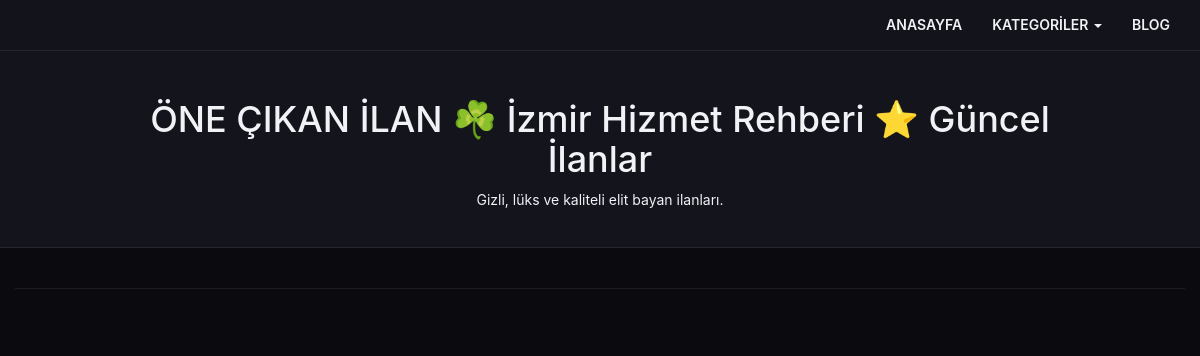
Before: / with the older database file.
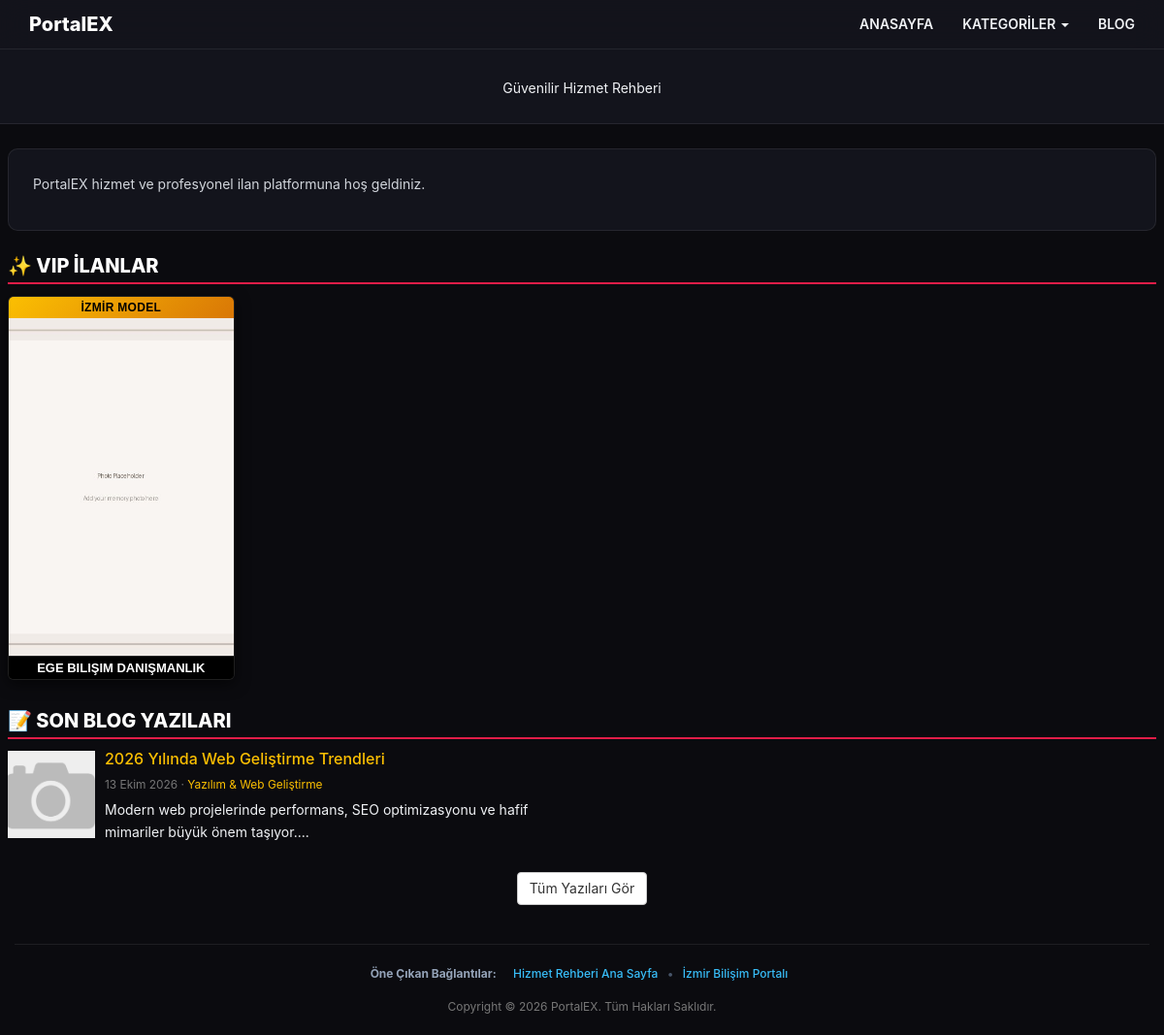
After: the same page with the newer database file.
### tables this page shows
CREATE TABLE `ayarlar` (
  `id` INT NOT NULL AUTO_INCREMENT,
  `siteadi` VARCHAR(255) DEFAULT 'Hizmet ve İlan Rehberi',
  `logoyazi` VARCHAR(255) DEFAULT 'PortalEX',
  `meta` TEXT,
  `anahtar` TEXT,
  `telefon` VARCHAR(50) DEFAULT '0555 000 00 00',
  `telefonyazi` VARCHAR(255) DEFAULT 'İletişim & Destek',
  `siteurl` VARCHAR(255) DEFAULT 'http://localhost/',
  `ampurl` VARCHAR(255) DEFAULT 'http://localhost/amp',
  `anasayfa` MEDIUMTEXT,
  `yanpanel` MEDIUMTEXT,
  `copyright` VARCHAR(255) DEFAULT 'Copyright © 2026 PortalEX. All Rights Reserved.',
  `yanpanelbaslik` VARCHAR(255) DEFAULT 'Hızlı Menü',
  `ustalanyazisi` VARCHAR(255) DEFAULT 'Profesyonel Hizmet ve İlan Rehberi',
  `head` TEXT,
  `footer` TEXT,
  `mapsapi` VARCHAR(255) DEFAULT '',
  `analytics` VARCHAR(255) DEFAULT '',
  `renk_arka` VARCHAR(20) DEFAULT '#0f172a',
  `renk_headerarka` VARCHAR(20) DEFAULT '#1e293b',
  `renk_headeryazi` VARCHAR(20) DEFAULT '#ffffff',
  `renk_paketbaslik` VARCHAR(20) DEFAULT '#38bdf8',
  `renk_paketyazi` VARCHAR(20) DEFAULT '#ffffff',
  PRIMARY KEY (`id`)
);

CREATE TABLE `uyeler` (
  `id` INT NOT NULL AUTO_INCREMENT,
  `isim` VARCHAR(255) NOT NULL,
  `telefon` VARCHAR(50) DEFAULT '',
  `sehir` VARCHAR(100) DEFAULT 'İzmir',
  `semt` VARCHAR(100) DEFAULT 'Merkez',
  `kategori` INT DEFAULT 1,
  `resim` VARCHAR(255) DEFAULT 'placeholder.jpg',
  `aciklama` TEXT,
  `seviye` VARCHAR(50) DEFAULT 'Standart',
  `sira` INT DEFAULT 0,
  `durum` VARCHAR(50) DEFAULT 'Yayında',
  `seo` VARCHAR(255) NOT NULL,
  `tarih` VARCHAR(50) DEFAULT '',
  `btarih` VARCHAR(50) DEFAULT '',
  PRIMARY KEY (`id`),
  KEY `idx_uyeler_durum` (`durum`),
  KEY `idx_uyeler_seo` (`seo`),
  KEY `idx_uyeler_kat` (`kategori`)
);

CREATE TABLE `blog` (
  `id` INT NOT NULL AUTO_INCREMENT,
  `kategori` INT DEFAULT 0,
  `baslik` VARCHAR(255) NOT NULL,
  `aciklama` LONGTEXT,
  `resim` VARCHAR(255) DEFAULT 'resimyok.png',
  `meta` TEXT,
  `anahtar` TEXT,
  `durum` VARCHAR(50) DEFAULT 'Aktif',
  `odak_kelime` VARCHAR(255) DEFAULT '',
  `seo` VARCHAR(255) NOT NULL,
  `paylasim` VARCHAR(50) DEFAULT 'Normal',
  `tarih` VARCHAR(50) DEFAULT '',
  `yayinlanma_tarihi` DATETIME DEFAULT CURRENT_TIMESTAMP,
  `yil` INT DEFAULT 2026,
  `hit` INT DEFAULT 0,
  PRIMARY KEY (`id`),
  KEY `idx_blog_durum` (`durum`),
  KEY `idx_blog_seo` (`seo`)
);

CREATE TABLE `kategori` (
  `id` INT NOT NULL AUTO_INCREMENT,
  `baslik` VARCHAR(255) NOT NULL,
  `seo` VARCHAR(255) NOT NULL,
  `odak` VARCHAR(255) DEFAULT 'İzmir',
  `meta` TEXT,
  `anahtar` TEXT,
  `aciklama` TEXT,
  PRIMARY KEY (`id`),
  KEY `idx_kat_seo` (`seo`)
);

CREATE TABLE `linkler` (
  `id` INT NOT NULL AUTO_INCREMENT,
  `baslik` VARCHAR(255) NOT NULL,
  `url` VARCHAR(255) NOT NULL,
  PRIMARY KEY (`id`)
);

### include/connect.php (called while the page is built, shortened)
<?php
$DB_HOST = getenv('DB_HOST') ?: "localhost";
$DB_NAME = getenv('DB_NAME') ?: "database_name";
$DB_USER = getenv('DB_USER') ?: "database_user";
$DB_PASS = getenv('DB_PASS') !== false ? getenv('DB_PASS') : "";
$charset = 'utf8mb4';
$options = [
    PDO::ATTR_ERRMODE            => PDO::ERRMODE_EXCEPTION,
    PDO::ATTR_DEFAULT_FETCH_MODE => PDO::FETCH_ASSOC,
    PDO::ATTR_EMULATE_PREPARES   => false,
];
$dsn = "mysql:host=$DB_HOST;dbname=$DB_NAME;charset=$charset";
try {
    $conn = new PDO($dsn, $DB_USER, $DB_PASS, $options);
} catch (PDOException $e) {
    error_log("Veritabanı bağlantı hatası: " . $e->getMessage());
    die("Sistemde bir sorun oluştu. Lütfen daha sonra tekrar deneyin.");
}
try {
    $SiteBilgi = $conn->query("SELECT * FROM ayarlar WHERE id = 1 LIMIT 1")->fetch();
} catch (PDOException $e) {
    error_log("Site ayarları çekilemedi: " . $e->getMessage());
    $SiteBilgi = [];
    $AmpBilgi = [];
}
?>

### index.php (the view, shortened to what this page needs)
<?php
require_once("include/connect.php");
$vips = $conn->query("SELECT id, seo, isim, resim, sehir FROM uyeler WHERE durum='Yayında' AND seviye='vip' ORDER BY sira ASC")->fetchAll(PDO::FETCH_ASSOC);
$makaleler = $conn->query("
    SELECT b.id, b.seo, b.baslik, b.resim, b.aciklama, CONCAT(b.yil, '-', b.tarih) AS yayinlanma_tarihi, b.kategori, k.seo AS kategori_seo, k.baslik AS kategori_baslik
    FROM blog AS b LEFT JOIN kategori AS k ON b.kategori = k.id
    WHERE b.durum = 'Aktif' ORDER BY b.id DESC LIMIT 10
")->fetchAll(PDO::FETCH_ASSOC);
require_once("include/header.php");
?>
<body id="top">
<?php include('include/ustmenu.php'); ?>
<main role="main">
    <section class="vitrin-top-frame">
        <div class="grid-container">
            <div class="site-branding">
                <?php $ustYazi = $SiteBilgi['ustalanyazisi'] ?? ''; ?>
                <?php if (!empty($ustYazi)): ?>
                <div><?= $ustYazi; ?></div>
                <?php else: ?>
                <h1 class="main-title"><?= htmlspecialchars($SiteBilgi['siteadi'] ?? 'ÖNE ÇIKAN İLAN ☘️ İzmir Hizmet Rehberi ⭐️ Güncel İlanlar'); ?></h1>
                <p class="site-description"><?= htmlspecialchars($SiteBilgi['meta'] ?? 'Gizli, lüks ve kaliteli elit bayan ilanları.'); ?></p>
                <?php endif; ?>
            </div>
        </div>
    </section>
    <div class="grid-container">
        <?php if (!empty($SiteBilgi['anasayfa'])): ?>
        <section class="site-content">
            <?= $SiteBilgi['anasayfa'];  ?>
        </section>
        <?php endif; ?>
        <?php if (count($vips) > 0): ?>
        <section>
            <div class="section-title-wrapper">
                <h2 class="section-title">✨ VIP İLANLAR</h2>
            </div>
            <div class="glist glist-5">
                <?php foreach($vips as $uye): ?>
                <?php
                    $is_ad = (in_array($uye['resim'], ['mega.webp','vip.webp','gold.webp','elit.webp','platin1.webp','platin.webp']) || strpos($uye['isim'], 'REKLAM') !== false);
                    $tg_link = !empty($AmpBilgi['amp_telegram']) ? htmlspecialchars($AmpBilgi['amp_telegram']) : 'https://t.me/exampleportal';
                ?>
                <div class="list2">
                    <div class="isim vip-isim"><?= $is_ad ? 'REKLAM ALANI' : 'İZMİR MODEL'; ?></div>
                    <a href="<?= $is_ad ? $tg_link : 'ilan/' . htmlspecialchars($uye['seo']) . '/' . intval($uye['id']) . '.html'; ?>" <?= $is_ad ? 'target="_blank" rel="noopener"' : ''; ?>>
                        <img src="modelresim/<?= htmlspecialchars($uye['resim'] ?: 'resimyok.png'); ?>" alt="<?= htmlspecialchars($uye['isim']); ?>" width="100" height="150" loading="lazy">
                    </a>
                    <div class="tel"><?= htmlspecialchars(mb_strtoupper($uye['isim'], 'UTF-8')); ?></div>
                </div>
                <?php endforeach; ?>
            </div>
        </section>
        <?php endif; ?>
        <?php if (count($makaleler) > 0): ?>
        <section>
            <div class="section-title-wrapper">
                <h2 class="section-title">📝 Son Blog Yazıları</h2>
            </div>
            <div class="row">
                <?php foreach($makaleler as $yazi): ?>
                <div class="col-md-6">
                    <div class="media">
                        <div class="media-left">
                            <a href="yazi/<?= htmlspecialchars($yazi['seo']); ?>/<?= intval($yazi['id']); ?>.html">
                                <img class="media-object" src="blogresim/<?= htmlspecialchars($yazi['resim']); ?>" alt="<?= htmlspecialchars($yazi['baslik']); ?>" width="90" height="90" loading="lazy" style="object-fit:cover;">
                            </a>
                        </div>
                        <div class="media-body">
                            <h3 class="media-heading" style="font-size:16px;">
                                <a href="yazi/<?= htmlspecialchars($yazi['seo']); ?>/<?= intval($yazi['id']); ?>.html"><?= htmlspecialchars($yazi['baslik']); ?></a>
                            </h3>
                            <small class="text-muted">
                                <?= turkcetarih('d MMMM yyyy', $yazi['yayinlanma_tarihi']); ?> ·
                                <a href="kategori/<?= htmlspecialchars($yazi['kategori_seo']); ?>/<?= intval($yazi['kategori']); ?>.html"><?= htmlspecialchars($yazi['kategori_baslik']); ?></a>
                            </small>
                            <p style="margin-top:5px;"><?= htmlspecialchars(mb_substr(strip_tags($yazi['aciklama']), 0, 120)); ?>...</p>
                        </div>
                    </div>
                </div>
                <?php endforeach; ?>
            </div>
            <p class="text-center" style="margin-top:20px;"><a href="tum-yazilar/sayfa/1" class="btn btn-default">Tüm Yazıları Gör</a></p>
        </section>
        <?php endif; ?>
    </div>
</main>
<?php include('include/alt.php'); ?>
</body>
</html>

### include/header.php (shortened to what this page needs)
<!DOCTYPE html>
<html lang="tr">
<head>
    <link rel="stylesheet" href="css/bootstrap.min.css">
    <link rel="stylesheet" type="text/css" href="css/main.css">
</head>

### include/ustmenu.php (shortened to what this page needs)
<nav class="navbar navbar-inverse navbar-fixed-top" role="navigation">
    <div class="container">
        <div class="navbar-header">
            <a href="/" class="navbar-brand"><?= htmlspecialchars($SiteBilgi['logoyazi'] ?? ''); ?></a>
        </div>
        <div id="navbar-menu" class="collapse navbar-collapse">
            <ul class="nav navbar-nav navbar-right">
                <li><a href="/">ANASAYFA</a></li>
                <li class="dropdown">
                    <a href="kategori.php" class="dropdown-toggle" data-toggle="dropdown" role="button" aria-haspopup="true" aria-expanded="false">KATEGORİLER <span class="caret"></span></a>
                </li>
                <li><a href="blog">BLOG</a></li>
            </ul>
        </div>
    </div>
</nav>

### include/alt.php (shortened to what this page needs)
<footer id="footer" style="margin-top:40px;">
    <div class="container text-center text-muted" style="padding: 20px 0; border-top: 1px solid rgba(255,255,255,0.08);">
        <?php
        $footer_linkler = $conn->query("SELECT * FROM linkler ORDER BY id ASC")->fetchAll(PDO::FETCH_ASSOC);
        if (count($footer_linkler) > 0):
        ?>
        <div style="margin-bottom:15px; font-size:12px;" class="footer-partner-links">
            <span style="color:#94a3b8; font-weight:bold; margin-right:8px;">Öne Çıkan Bağlantılar:</span>
            <?php foreach($footer_linkler as $index => $plink): ?>
                <a href="<?= htmlspecialchars($plink['url']); ?>" style="color:#38bdf8; text-decoration:none; margin:0 6px; font-weight:500;" target="_blank"><?= htmlspecialchars($plink['baslik']); ?></a>
                <?= ($index < count($footer_linkler) - 1) ? '<span style="color:#475569;">•</span>' : ''; ?>
            <?php endforeach; ?>
        </div>
        <?php endif; ?>
        <p style="margin:0; font-size:12px;"><?= htmlspecialchars($SiteBilgi['copyright'] ?? ''); ?></p>
    </div>
</footer>

### css/main.css (style rules this page uses)
:root { --bg-dark: #0b0b0f; --bg-paper: #13141c; --bg-card: #1a1b26; --text-main: #f0f2f5; --text-muted: #94a3b8; --accent-gold: #fbbf02; --accent-rose: #e11d48; --glass-bg: rgba(19, 20, 28, 0.95); --glass-border: rgba(255, 255, 255, 0.08); --rp-content-max: 1240px; }
body { font-family: -apple-system, BlinkMacSystemFont, "Segoe UI", Roboto, sans-serif; background-color: var(--bg-dark) !important; color: var(--text-main) !important; line-height: 1.6; margin: 0; padding: 0; }
a { color: var(--accent-gold); text-decoration: none; }
.grid-container { width: min(var(--rp-content-max), calc(100% - 16px)); margin-inline: auto; }
.navbar-inverse { background: var(--glass-bg) !important; backdrop-filter: blur(16px); -webkit-backdrop-filter: blur(16px); border-bottom: 1px solid var(--glass-border) !important; }
.navbar-inverse .navbar-brand { font-size: 20px; font-weight: 800; color: #ffffff !important; }
.navbar-inverse .navbar-nav > li > a { color: var(--text-main) !important; font-weight: 600; }
.vitrin-top-frame { width: 100%; background: #13141c; border-bottom: 1px solid var(--glass-border); padding: 80px 0 25px 0; text-align: center; }
.site-branding { max-width: 900px; margin: 0 auto; }
.section-title-wrapper { margin: 25px 0 12px 0; border-bottom: 2px solid var(--accent-rose); padding-bottom: 6px; }
.section-title { font-size: 20px; font-weight: 800; color: #ffffff; margin: 0; text-transform: uppercase; }
.glist { display: flex; flex-wrap: wrap; gap: 6px; justify-content: flex-start; }
.list2 { width: calc(33.333% - 4px); background: #000000; border-radius: 6px; overflow: hidden; box-shadow: 0 4px 15px rgba(0,0,0,0.6); border: 1px solid rgba(255,255,255,0.12); margin-bottom: 6px; box-sizing: border-box; transition: transform 0.2s ease; }
.list2 a { display: block; text-decoration: none !important; }
.list2 img { width: 100%; height: auto; display: block; aspect-ratio: 100 / 150; object-fit: cover; }
.isim { background: #fbbf02; color: #000000 !important; font-size: 11px; font-weight: 900; text-align: center; padding: 4px 2px; text-transform: uppercase; font-family: arial, sans-serif; letter-spacing: 0.3px; line-height: 1.2; overflow: hidden; text-overflow: ellipsis; white-space: nowrap; }
.tel { background: #000000; color: #ffffff !important; font-size: 12px; font-weight: 800; text-align: center; padding: 4px 2px; text-transform: uppercase; font-family: arial, sans-serif; line-height: 1.2; overflow: hidden; text-overflow: ellipsis; white-space: nowrap; border-top: 1px solid rgba(255,255,255,0.15); }
.glist-5 { gap: 4px !important; }
.glist-5 .list2 { width: calc((100% - 16px) / 5) !important; }
.vip-isim { background: linear-gradient(135deg, #fbbf02 0%, #d97706 100%) !important; color: #000000 !important; }
@media (min-width: 768px) { .glist-5 .list2 { width: calc((100% - 16px) / 5) !important; } }
@media (min-width: 768px) { .isim { font-size: 12px; } }
@media (min-width: 768px) { .tel { font-size: 13px; } }
.site-content { background: var(--bg-paper); border: 1px solid var(--glass-border); padding: 25px; border-radius: 10px; margin: 25px 0; color: #d1d5db; }

Changed rows visible on the page:
added ayarlar: logoyazi "PortalEX", ustalanyazisi "Güvenilir Hizmet Rehberi", anasayfa "PortalEX hizmet ve profesyonel ilan platformuna hoş geldiniz.", copyright "Copyright © 2026 PortalEX. Tüm Hakları Saklıdır."
added uyeler: shows "İZMİR MODEL", resim (placeholder picture), isim "EGE BILIŞIM DANIŞMANLIK"
added blog: resim (picture), baslik "2026 Yılında Web Geliştirme Trendleri", yayinlanma_tarihi "13 Ekim 2026", kategori.baslik "Yazılım & Web Geliştirme", aciklama "Modern web projelerinde performans, SEO optimizasyonu ve hafif mimariler büyük önem taşıyor."
added linkler: baslik "Hizmet Rehberi Ana Sayfa"
added linkler: baslik "İzmir Bilişim Portalı"
Other visible differences:
$SiteBilgi['siteadi']: "ÖNE ÇIKAN İLAN ☘️ İzmir Hizmet Rehberi ⭐️ Güncel İlanlar" → (not shown)
$SiteBilgi['meta']: "Gizli, lüks ve kaliteli elit bayan ilanları." → (not shown)
text now shown: "✨ VIP İLANLAR 📝 SON BLOG YAZILARI Tüm Yazıları Gör Öne Çıkan Bağlantılar:"
